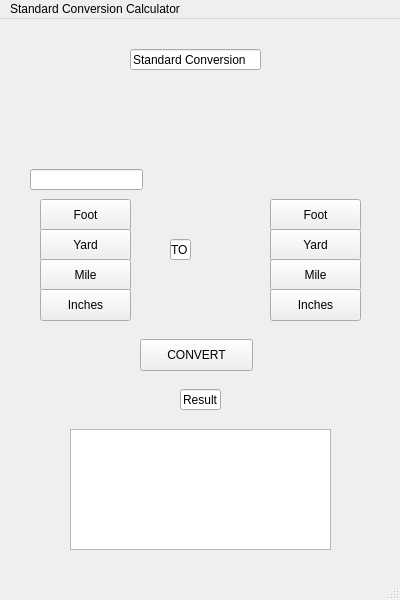
<?xml version="1.0" encoding="UTF-8"?>
<ui version="4.0">
 <class>MainWindow</class>
 <widget class="QMainWindow" name="MainWindow">
  <property name="geometry">
   <rect>
    <x>0</x>
    <y>0</y>
    <width>400</width>
    <height>600</height>
   </rect>
  </property>
  <property name="minimumSize">
   <size>
    <width>400</width>
    <height>600</height>
   </size>
  </property>
  <property name="maximumSize">
   <size>
    <width>400</width>
    <height>600</height>
   </size>
  </property>
  <property name="windowTitle">
   <string>MainWindow</string>
  </property>
  <widget class="QWidget" name="centralwidget">
   <widget class="QLineEdit" name="titleText">
    <property name="geometry">
     <rect>
      <x>130</x>
      <y>30</y>
      <width>131</width>
      <height>21</height>
     </rect>
    </property>
    <property name="text">
     <string>Standard Conversion</string>
    </property>
   </widget>
   <widget class="QPushButton" name="footButton">
    <property name="geometry">
     <rect>
      <x>40</x>
      <y>180</y>
      <width>91</width>
      <height>32</height>
     </rect>
    </property>
    <property name="text">
     <string>Foot</string>
    </property>
   </widget>
   <widget class="QPushButton" name="yardButton">
    <property name="geometry">
     <rect>
      <x>40</x>
      <y>210</y>
      <width>91</width>
      <height>32</height>
     </rect>
    </property>
    <property name="text">
     <string>Yard</string>
    </property>
   </widget>
   <widget class="QPushButton" name="mileButton">
    <property name="geometry">
     <rect>
      <x>40</x>
      <y>240</y>
      <width>91</width>
      <height>32</height>
     </rect>
    </property>
    <property name="text">
     <string>Mile</string>
    </property>
   </widget>
   <widget class="QPushButton" name="inchesButton">
    <property name="geometry">
     <rect>
      <x>40</x>
      <y>270</y>
      <width>91</width>
      <height>32</height>
     </rect>
    </property>
    <property name="text">
     <string>Inches</string>
    </property>
   </widget>
   <widget class="QLineEdit" name="toText">
    <property name="geometry">
     <rect>
      <x>170</x>
      <y>220</y>
      <width>21</width>
      <height>21</height>
     </rect>
    </property>
    <property name="text">
     <string>TO</string>
    </property>
   </widget>
   <widget class="QLineEdit" name="resultText">
    <property name="geometry">
     <rect>
      <x>180</x>
      <y>370</y>
      <width>41</width>
      <height>21</height>
     </rect>
    </property>
    <property name="text">
     <string>Result</string>
    </property>
   </widget>
   <widget class="QPushButton" name="convertButton">
    <property name="geometry">
     <rect>
      <x>140</x>
      <y>320</y>
      <width>113</width>
      <height>32</height>
     </rect>
    </property>
    <property name="text">
     <string>CONVERT</string>
    </property>
   </widget>
   <widget class="QPlainTextEdit" name="displayText">
    <property name="geometry">
     <rect>
      <x>70</x>
      <y>410</y>
      <width>261</width>
      <height>121</height>
     </rect>
    </property>
   </widget>
   <widget class="QLineEdit" name="userInput">
    <property name="geometry">
     <rect>
      <x>30</x>
      <y>150</y>
      <width>113</width>
      <height>21</height>
     </rect>
    </property>
   </widget>
   <widget class="QPushButton" name="footButton_2">
    <property name="geometry">
     <rect>
      <x>270</x>
      <y>180</y>
      <width>91</width>
      <height>32</height>
     </rect>
    </property>
    <property name="text">
     <string>Foot</string>
    </property>
   </widget>
   <widget class="QPushButton" name="yardButton_2">
    <property name="geometry">
     <rect>
      <x>270</x>
      <y>210</y>
      <width>91</width>
      <height>32</height>
     </rect>
    </property>
    <property name="text">
     <string>Yard</string>
    </property>
   </widget>
   <widget class="QPushButton" name="mileButton_2">
    <property name="geometry">
     <rect>
      <x>270</x>
      <y>240</y>
      <width>91</width>
      <height>32</height>
     </rect>
    </property>
    <property name="text">
     <string>Mile</string>
    </property>
   </widget>
   <widget class="QPushButton" name="inchesButton_2">
    <property name="geometry">
     <rect>
      <x>270</x>
      <y>270</y>
      <width>91</width>
      <height>32</height>
     </rect>
    </property>
    <property name="text">
     <string>Inches</string>
    </property>
   </widget>
  </widget>
  <widget class="QMenuBar" name="menubar">
   <property name="geometry">
    <rect>
     <x>0</x>
     <y>0</y>
     <width>400</width>
     <height>24</height>
    </rect>
   </property>
   <widget class="QMenu" name="menuStandard_Conversion_Calculator">
    <property name="title">
     <string>Standard Conversion Calculator</string>
    </property>
   </widget>
   <addaction name="menuStandard_Conversion_Calculator"/>
  </widget>
  <widget class="QStatusBar" name="statusbar"/>
 </widget>
 <resources/>
 <connections/>
</ui>
